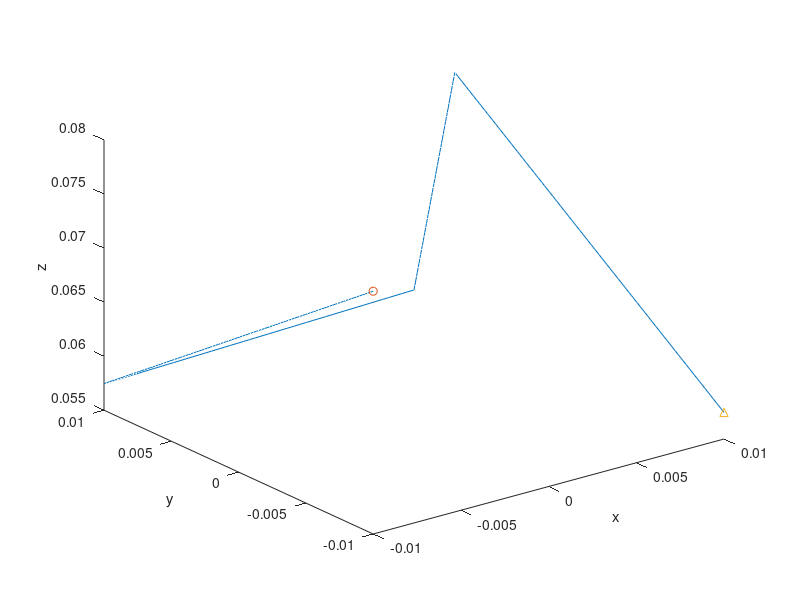

Here is the MATLAB script that generated this plot: (Note: this script raises an error after producing the figure.)
%{
    simulates y output of the system when u=0 and we move the levmag
    checks if the sensors can estimate the position of the magnet
%}

clear; close all;
addpath('../maglevFunctions');
load('params.mat');
load('results.mat');

approximationType = input("approxType [0/1]> ");
eccentricity = input("Eccentricity [0:1]> ");
eccentricity = max (eccentricity, 0); eccentricity = min (eccentricity, 1); 

if(approximationType == 0)
    eq = results.zeq.zeq_fst;
    params.magnets.I = results.neo_vs_neo.curr_fst;
    params.levitatingmagnet.I = results.neo_vs_lev.curr_fst;
else
    eq = results.zeq.zeq_acc;
    params.magnets.I = results.neo_vs_neo.curr_acc;
    params.levitatingmagnet.I = results.neo_vs_lev.curr_acc;
end

%% EDIT PARAMS
steps = 300; %divisible by 6
L = .01; %double it to obtain the cube side surrounding the path

%{
    create a W oblique movement trace

      o       ^
      |       |
 2L   |   ^   |   x-y plane [meaning of "W"]  
      | /   \ |
       /     \

          2L

    on the x-plane it goes (for every of the 4 segment): down-up-down-up
    [meaning of "oblique"]

%}
px = [-L*ones(1,steps/3) linspace(-L,0,steps/6) linspace(0,L,steps/6) L*ones(1,steps/3)];
py = [linspace(-L,L,steps/3) linspace(L,0,steps/6) linspace(0,L,steps/6) linspace(L,-L,steps/3)];
pz = [linspace(L,-L,steps/3) linspace(-L,0,steps/6) linspace(0,L,steps/6) linspace(L,-L,steps/3)];
pz = pz+eq;

figure(1);
plot3(px,py,pz); hold on;
plot3(px(1), py(1), pz(1), 'o');
plot3(px(end), py(end), pz(end), '^');
xlabel('x'); ylabel('y'); zlabel('z');

x0 = zeros(12,1); x0(3) = eq;
sys = maglevSystem(x0, params, approximationType, eccentricity);
draw(sys,'fancy'); hold off;

yeq = sys.h(x0,zeros(params.solenoids.N,1));
bx_eq = yeq(1);
by_eq = yeq(5);
bz_eq = yeq(9);

% empty arrays
bx = zeros(1,steps); by = bx; bz = bx;

for i=1:steps
    x0(1) = px(i); x0(2) = py(i); x0(3) = pz(i);
    temp = sys.h(x0,zeros(params.solenoids.N,1));
    %sys.h is a 9 values-variable that stores Bx,By,Bz for every of the 3
    %sensors. In the real-life x-sensor can estimate only Bx, y only By and
    %z only Bz. We proceed to trash the other values
    bx(i) = temp(1);
    by(i) = temp(5);
    bz(i) = temp(9);
end

figure(2);
plot3(bx,by,bz); hold on;
plot3(bx(1), by(1), bz(1), 'o');
plot3(bx(end), by(end), bz(end), '^');
xlabel('x'); ylabel('y'); zlabel('z');

dbx = bx-bx_eq;
dby = by-by_eq;
dbz = bz-bz_eq;

figure(3);
plot3(dbx,dby,dbz); hold on;
plot3(dbx(1), dby(1), dbz(1), 'o');
plot3(dbx(end), dby(end), dbz(end), '^');
xlabel('x'); ylabel('y'); zlabel('z');